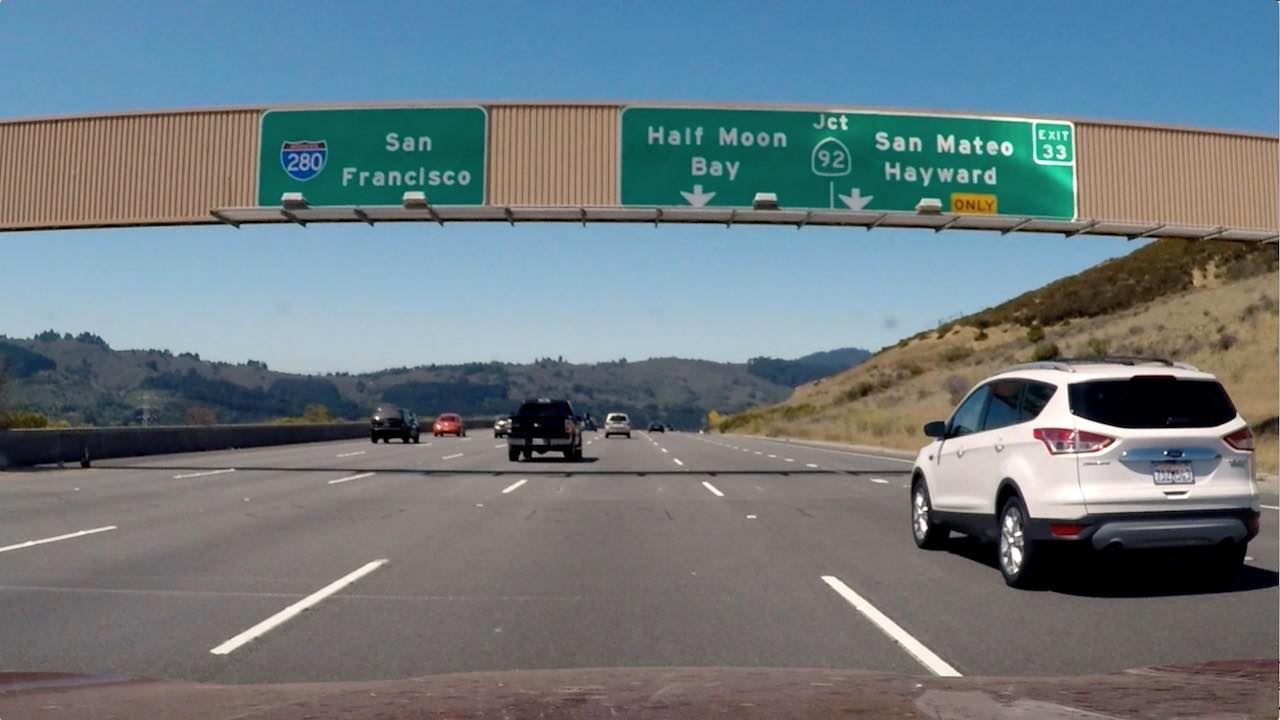
#> input picture examples/signs_vehicles_xygrad.png, 1280 x 720 px
$ jupyter execute --allow-errors advanced_lane_detection.ipynb   (older library calls are emulated)
#> lines starting #> are read from the running program, lines starting #| are printed output that depends on the picture; after the words box and inside, x2 and y2 are one past the last pixel; in counts of white or black regions, pixels touching at a corner belong together
[cell 1]
import numpy as np
import cv2
import matplotlib.pyplot as plt
import matplotlib.image as mpimg

[cell 2]
def abs_sobel_thresh(img, orient='x', sobel_kernel=3, thresh=(0, 255)):
    gray = cv2.cvtColor(img, cv2.COLOR_RGB2GRAY)
    if orient=='x':
        sobel = cv2.Sobel(gray, cv2.CV_64F, 1, 0, ksize=sobel_kernel)
    else:
        sobel = cv2.Sobel(gray, cv2.CV_64F, 0, 1, ksize=sobel_kernel)

    abs_sobel = np.absolute(sobel)
    abs_sobel = np.uint8(255 * abs_sobel/np.max(abs_sobel))

    grad_binary = np.zeros_like(abs_sobel)
    grad_binary[(abs_sobel>=thresh[0]) & (abs_sobel<=thresh[1])] = 1
    return grad_binary


def mag_thresh(image, sobel_kernel=3, mag_thresh=(0, 255)):
    gray = cv2.cvtColor(image, cv2.COLOR_RGB2GRAY)
    sobelx = cv2.Sobel(gray, cv2.CV_64F, 1, 0, ksize=sobel_kernel)
    sobely = cv2.Sobel(gray, cv2.CV_64F, 0, 1, ksize=sobel_kernel)
    mag = np.sqrt(sobelx**2+sobely**2)
    mag = np.uint8(255 * mag / np.max(mag))

    mag_binary = np.zeros_like(mag)
    mag_binary[(mag>=mag_thresh[0]) & (mag<=mag_thresh[1])]=1
    return mag_binary

def dir_threshold(image, sobel_kernel=3, thresh=(0, np.pi/2)):

    gray = cv2.cvtColor(image, cv2.COLOR_RGB2GRAY)
    sobelx = cv2.Sobel(gray, cv2.CV_64F, 1, 0, ksize=sobel_kernel)
    sobely = cv2.Sobel(gray, cv2.CV_64F, 0, 1, ksize=sobel_kernel)
    sobelx = np.absolute(sobelx)
    sobely = np.absolute(sobely)
    direc = np.arctan2(sobely, sobelx)

    dir_binary = np.zeros_like(direc)
    dir_binary[ (direc>=thresh[0]) & (direc<=thresh[1])] = 1
    return dir_binary

[cell 3]
def run():
    image = mpimg.imread('examples/signs_vehicles_xygrad.png')
#> image is the input picture: shape (720, 1280, 3) float32; mean R, G, B 0.428, 0.477, 0.5
    # Run the function
    #grad_binary = abs_sobel_thresh(image, orient='x', thresh=(20, 100))
    #mag_binary = mag_thresh(image, sobel_kernel=3, mag_thresh=(30, 100))
    #dir_binary = dir_threshold(image, sobel_kernel=15, thresh=(0.7, 1.3))

    gradx = abs_sobel_thresh(image, orient='x', sobel_kernel=ksize, thresh=(20, 100))
    grady = abs_sobel_thresh(image, orient='y', sobel_kernel=ksize, thresh=(20, 100))
    mag_binary = mag_thresh(image, sobel_kernel=ksize, mag_thresh=(30, 100))
    dir_binary = dir_threshold(image, sobel_kernel=ksize, thresh=(0.7, 1.3))

    combined = np.zeros_like(dir_binary)
    combined[((gradx == 1) & (grady == 1)) | ((mag_binary == 1) & (dir_binary == 1))] = 1


    # Plot the result
    f, (ax1, ax2) = plt.subplots(1, 2, figsize=(24, 9))
    f.tight_layout()
    ax1.imshow(image)
    ax1.set_title('Original Image', fontsize=50)
    ax2.imshow(combined, cmap='gray')
    ax2.set_title('Thresholded Gradient', fontsize=50)
    plt.subplots_adjust(left=0., right=1, top=0.9, bottom=0.)

#> (a cell that did not finish here is left out)

[cell 5]
# TODO: Define a function that thresholds the S-channel of HLS
# Use exclusive lower bound (>) and inclusive upper (<=)
def hls_select(img, thresh=(0, 255)):
    hls = cv2.cvtColor(img, cv2.COLOR_RGB2HLS)
    S = hls[:,:,2]
    binary_output = np.zeros_like(S)
    binary_output[(S>thresh[0]) & (S<=thresh[1])]=1
    # 1) Convert to HLS color space
    # 2) Apply a threshold to the S channel
    # 3) Return a binary image of threshold result
    return binary_output

[cell 6]
def rgb_to_hls():
    # Read in an image, you can also try test1.jpg or test4.jpg
    image = mpimg.imread('lesson_8_gradients_and_color_spaces/colorspace_test_images/test6.jpg')
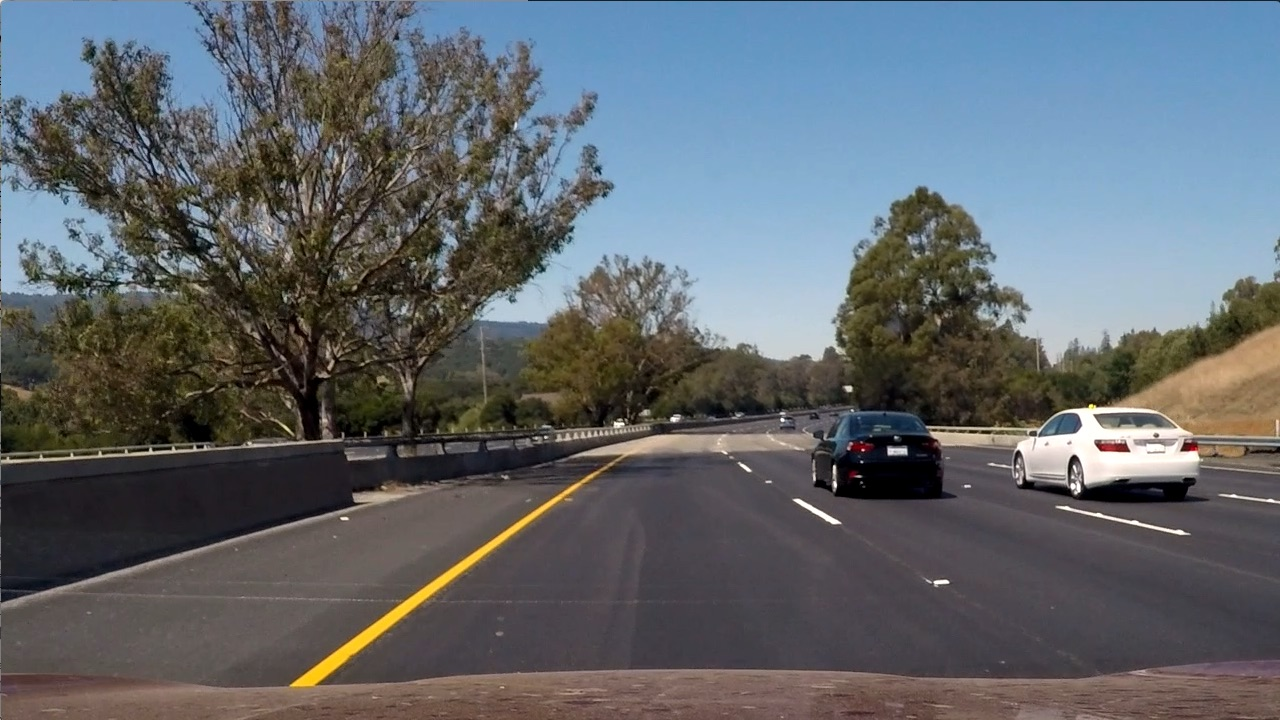
#> input picture lesson_8_gradients_and_color_spaces/colorspace_test_images/test6.jpg, 1280 x 720 px
#> image is the input picture: shape (720, 1280, 3); mean R, G, B 97, 102.6, 107.9
    # Optional TODO - tune the threshold to try to match the above image!
    hls_binary = hls_select(image, thresh=(100, 255))
#> in hls_select, `hls = cv2.cvtColor(img, cv2.COLOR_RGB2HLS)`: hls: shape (720, 1280, 3); mean of channels 0, 1, 2 76.7, 102.2, 57.5
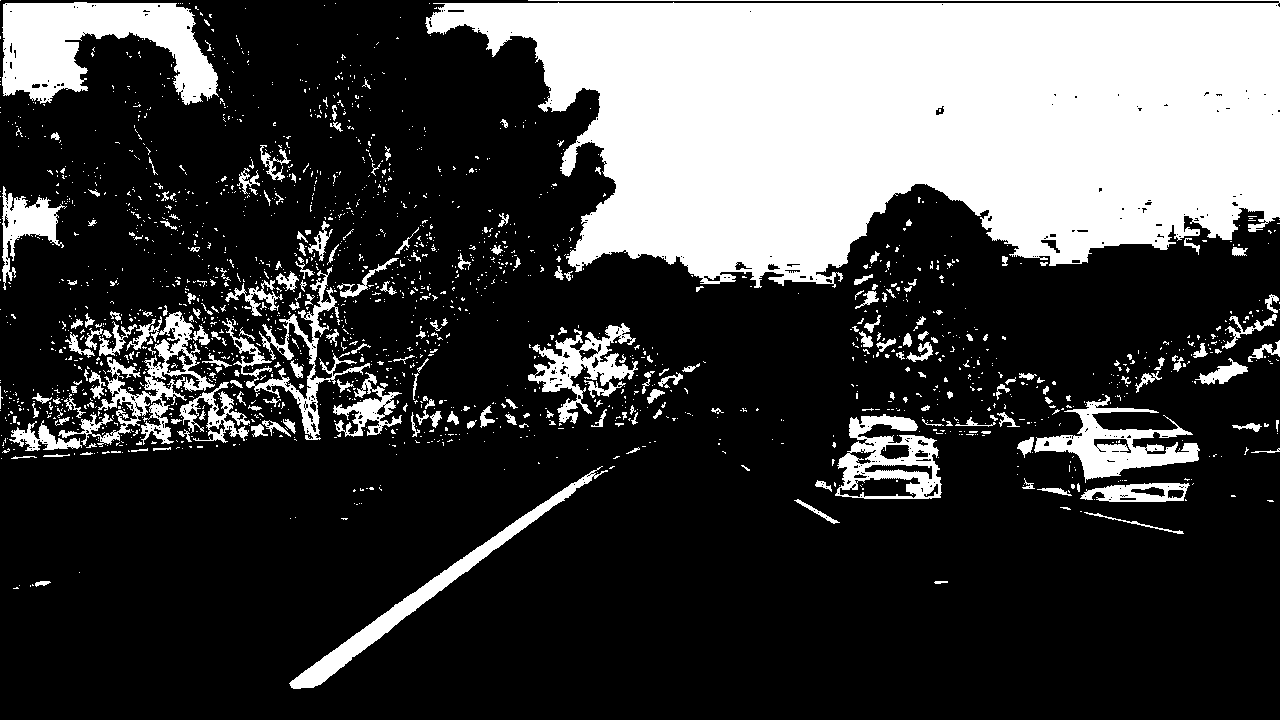
#> hls_binary: shape (720, 1280); values 0 (black) and 1 (white), 26.4% white; 1944 white regions (1711 under 20 px), largest, box (x1, y1, x2, y2) and area: (425, 0, 1280, 288) 175404, (2, 2, 219, 105) 12940, (289, 466, 608, 689) 5103

    # Plot the result
    f, (ax1, ax2) = plt.subplots(1, 2, figsize=(24, 9))
    f.tight_layout()
    ax1.imshow(image)
    ax1.set_title('Original Image', fontsize=50)
    ax2.imshow(hls_binary, cmap='gray')
    ax2.set_title('Thresholded S', fontsize=50)
    plt.subplots_adjust(left=0., right=1, top=0.9, bottom=0.)

[cell 7]
rgb_to_hls()
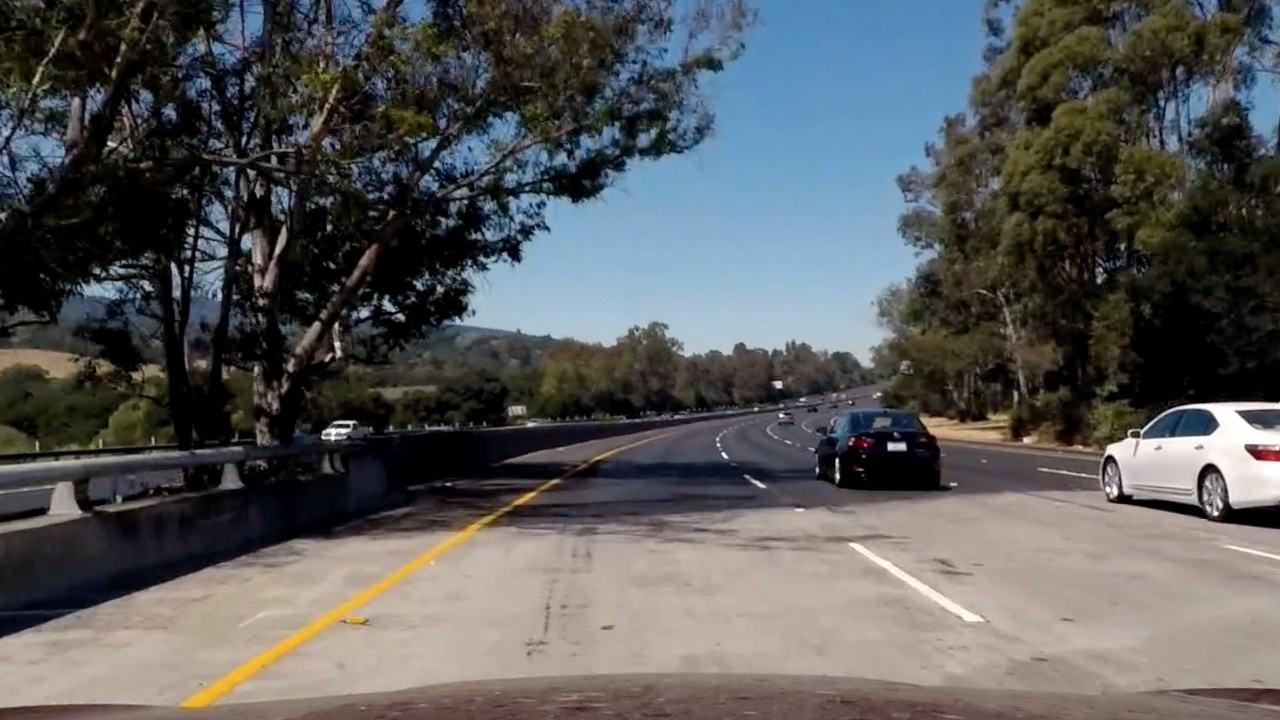
#> input picture lesson_8_gradients_and_color_spaces/colorspace_test_images/bridge_shadow.jpg, 1280 x 720 px
#> in run2, image is the input picture: shape (720, 1280, 3); mean R, G, B 89.7, 90.6, 90.8

[cell 8]
# Edit this function to create your own pipeline.
def pipeline(img, s_thresh=(170, 255), sx_thresh=(20, 100)):
#> called with s_thresh = (170, 255), sx_thresh = (20, 100)
    img = np.copy(img)
    # Convert to HLS color space and separate the V channel
    hls = cv2.cvtColor(img, cv2.COLOR_RGB2HLS)
#> hls: shape (720, 1280, 3); mean of channels 0, 1, 2 55.3, 90.3, 67
    l_channel = hls[:,:,1]
    s_channel = hls[:,:,2]
    # Sobel x
    sobelx = cv2.Sobel(l_channel, cv2.CV_64F, 1, 0) # Take the derivative in x
    abs_sobelx = np.absolute(sobelx) # Absolute x derivative to accentuate lines away from horizontal
    scaled_sobel = np.uint8(255*abs_sobelx/np.max(abs_sobelx))

    # Threshold x gradient
    sxbinary = np.zeros_like(scaled_sobel)
    sxbinary[(scaled_sobel >= sx_thresh[0]) & (scaled_sobel <= sx_thresh[1])] = 1

    # Threshold color channel
    s_binary = np.zeros_like(s_channel)
    s_binary[(s_channel >= s_thresh[0]) & (s_channel <= s_thresh[1])] = 1
    # Stack each channel
    color_binary = np.dstack(( np.zeros_like(sxbinary), sxbinary, s_binary)) * 255
    return color_binary

[cell 9]
def run2():
    print('hello')
    image = mpimg.imread('lesson_8_gradients_and_color_spaces/colorspace_test_images/bridge_shadow.jpg')
    result = pipeline(image)
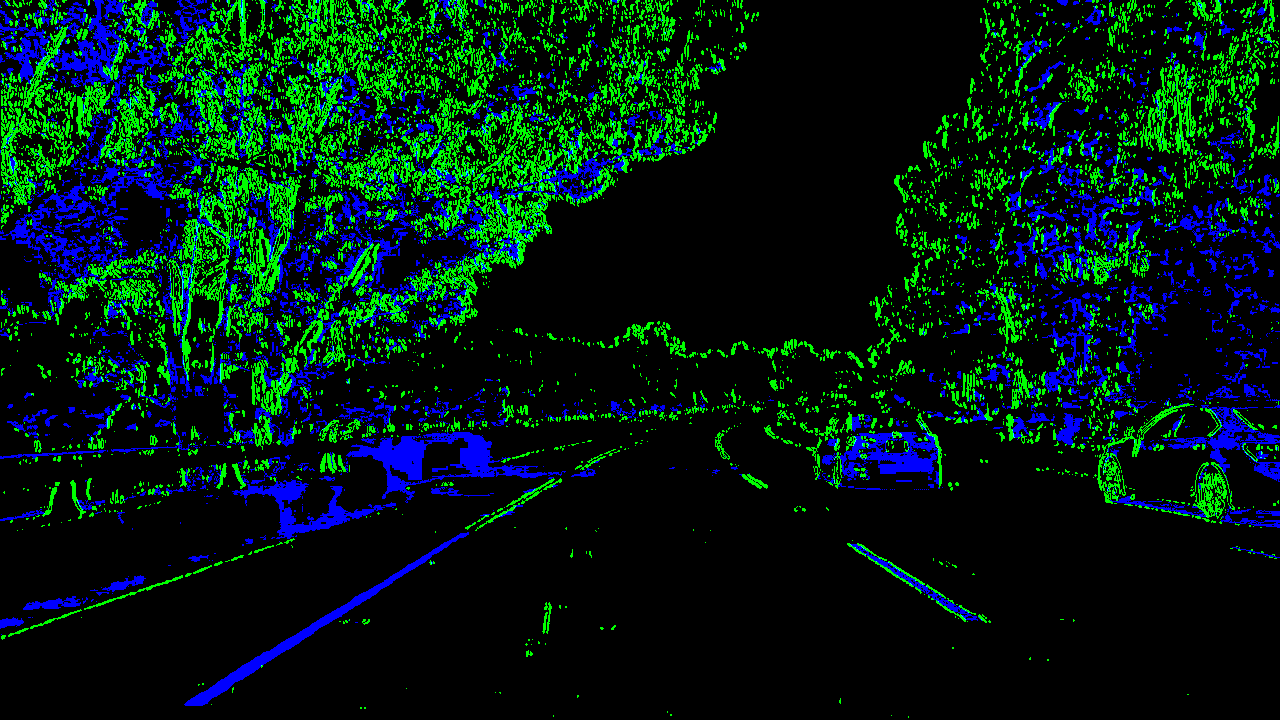
#> result: shape (720, 1280, 3); mean R, G, B 0, 27, 18.9

    # Plot the result
    f, (ax1, ax2) = plt.subplots(1, 2, figsize=(24, 9))
    f.tight_layout()

    ax1.imshow(image)
    ax1.set_title('Original Image', fontsize=40)

    ax2.imshow(result)
    ax2.set_title('Pipeline Result', fontsize=40)
    plt.subplots_adjust(left=0., right=1, top=0.9, bottom=0.)

[cell 10]
run2()
